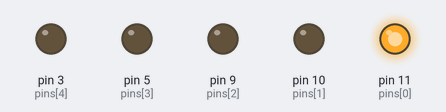
A sketch run on a simulated Arduino Uno, built with avr-gcc and run on an emulated ATmega328P. Shown: output pins drawn as LEDs (lit = HIGH).

Above: at 0.1 s.
At 0.5 s:
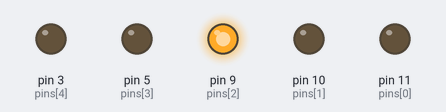
At 0.9 s:
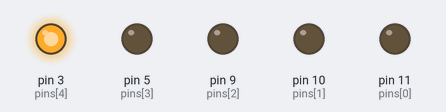
At 1.3 s:
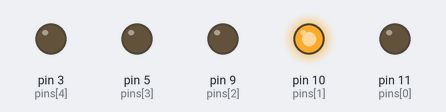
At 2.7 s:
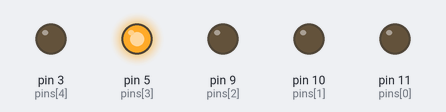
Timing chart, 0 to 3.0 s (numbered marks = the images above):
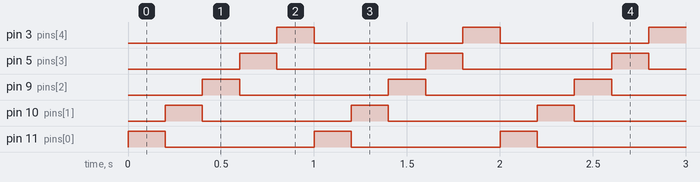

Measured:
- by itself, pin 3 (pins[4]), pin 5 (pins[3]), pin 9 (pins[2]), pin 10 (pins[1]), pin 11 (pins[0]): alternates HIGH for 0.20 s and LOW for 0.80 s
- by itself, everything shown: repeats every 1.0 s, in 5 steps

The sketch:

E1_SeriesBlink.ino
```cpp
/*
* Multiple LEDs: Have a series of 5 LEDs and have them turn on one after
* the other, left to right.
*/
int pins[] = {11,10,9,5,3};
void setup() {
  // put your setup code here, to run once:
  for (int i=0; i<sizeof(pins)/sizeof(*pins);i++){
    pinMode(pins[i],OUTPUT);
  }
}

void loop() {
  for (int i=0; i<sizeof(pins)/sizeof(*pins);i++){
    digitalWrite(pins[i],HIGH);
    delay(200);
    digitalWrite(pins[i],LOW);
  }
}
```
